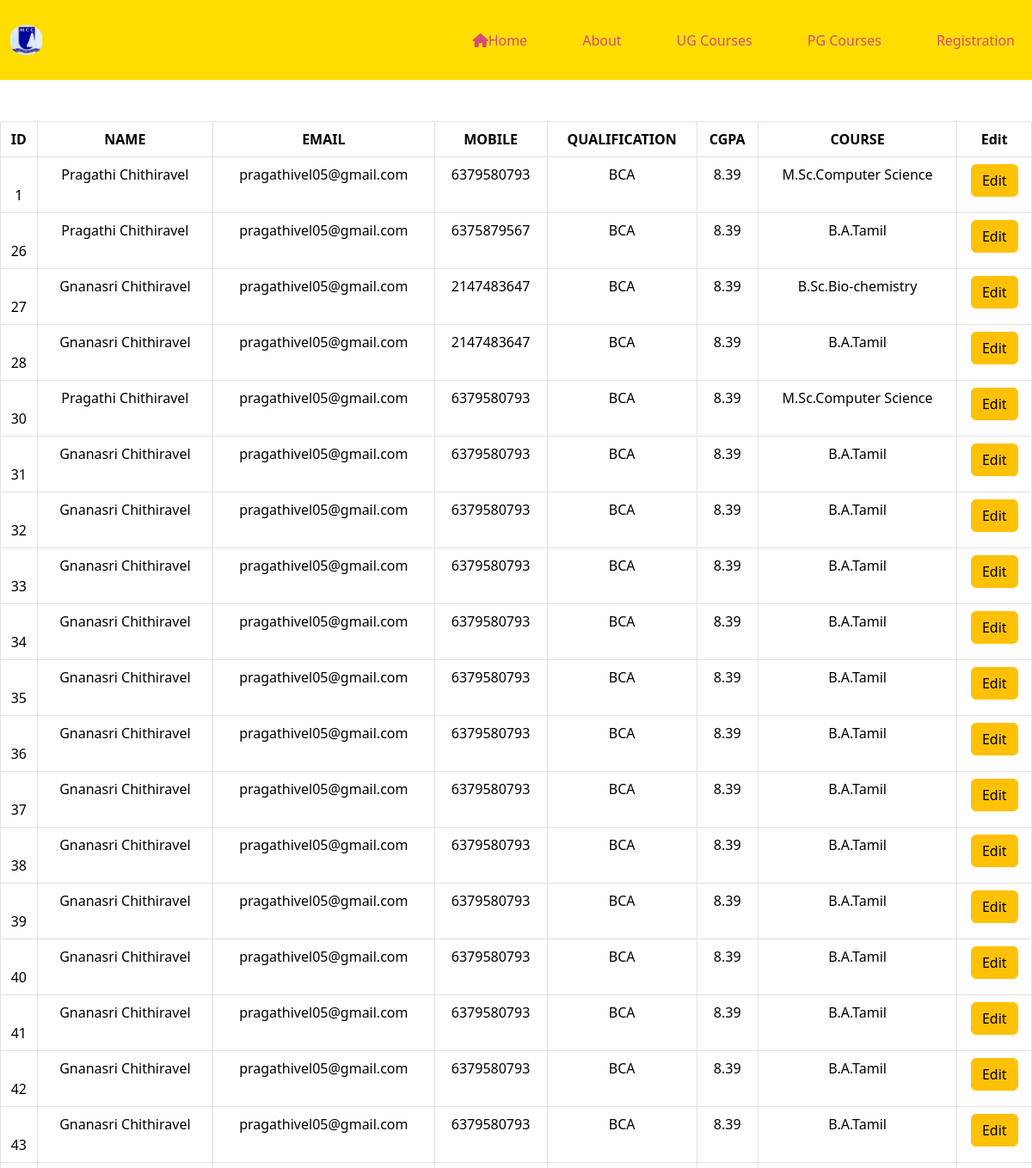
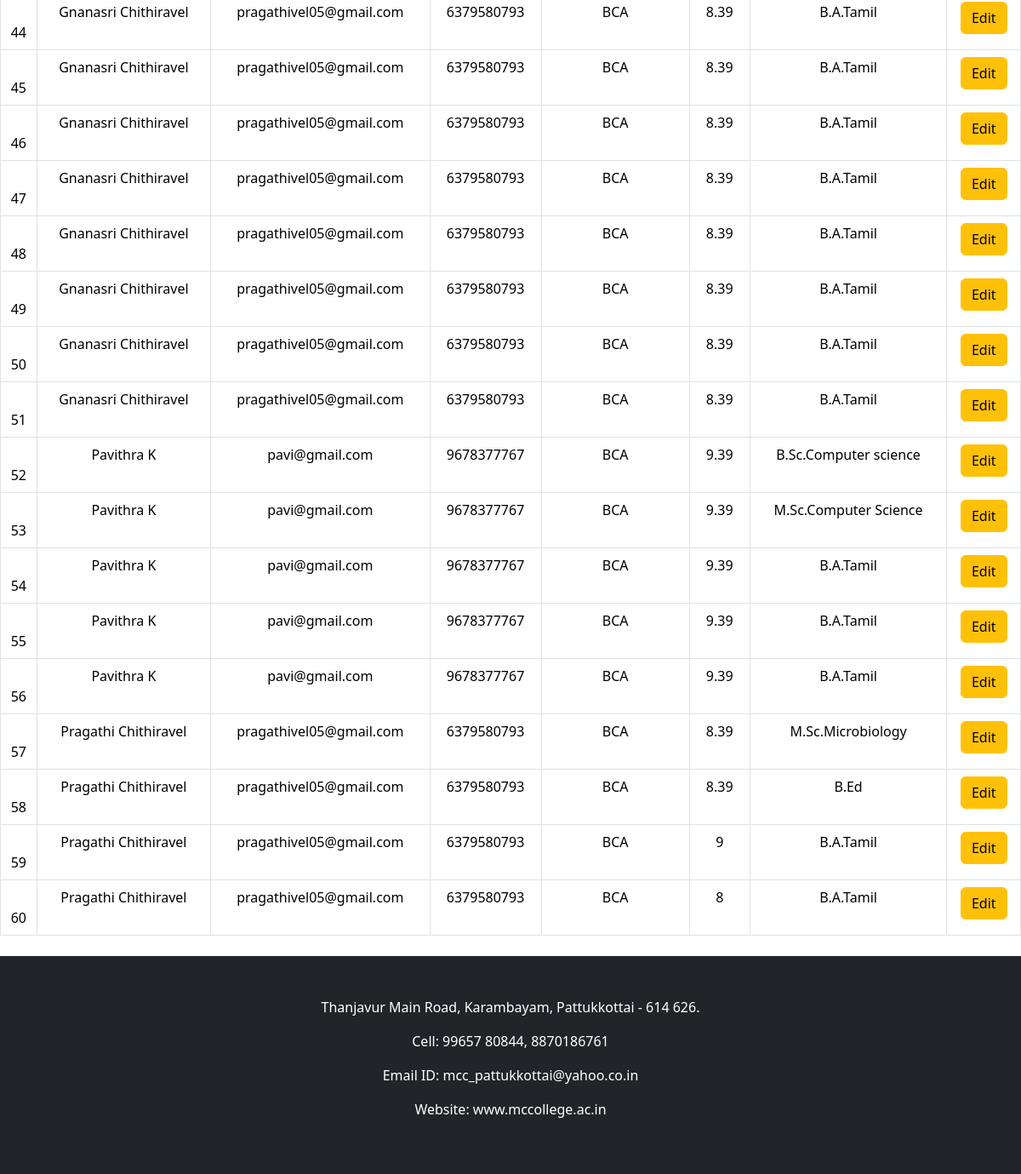
The app's page /User_update.php with its own data (2 pictures, top to bottom).
### tables this page shows
CREATE TABLE `users` (
  `id` int(11) NOT NULL,
  `Name` varchar(50) DEFAULT NULL,
  `Email` varchar(100) DEFAULT NULL,
  `Mobile` varchar(20) DEFAULT NULL,
  `Qualification` varchar(100) DEFAULT NULL,
  `CGPA` varchar(50) DEFAULT NULL,
  `Courses` varchar(100) DEFAULT NULL
);

### User_update.php (the view, shortened to what this page needs)
<!DOCTYPE html>
<html lang="en">
<head>
    <link href="https://cdn.jsdelivr.net/npm/bootstrap@5.3.8/dist/css/bootstrap.min.css" rel="stylesheet">
</head>
<body>
<?php
include 'header.php';
include 'db.php';
$sql = "SELECT * FROM users";
$result = $connect->query($sql);
if($result->num_rows > 0){
?>
    <table class="table table-bordered border-collapse mt-5 ">
        <tr class="text-center">
            <th>ID</th>
            <th>NAME</th>
            <th>EMAIL</th>
            <th>MOBILE</th>
            <th>QUALIFICATION</th>
            <th>CGPA</th>
            <th>COURSE</th>
            <th>Edit</th>
        </tr>
        <?php
        while($row = $result->fetch_assoc()){
            ?>
        <tr class="text-center">
            <td><?php echo "<br>".$row["id"]."<br>";?></td>
            <td><?php echo $row["Name"]."<br>"; ?></td>
            <td><?php echo $row["Email"]."<br>"; ?></td>
            <td><?php echo $row["Mobile"]."<br>"; ?></td>
            <td><?php echo $row["Qualification"]."<br>"; ?></td>
            <td><?php echo $row["CGPA"]."<br>"; ?></td>
            <td><?php echo $row["Courses"]."<br>"; ?></td>
            <td><a href="Register-form.php?id=<?php echo $row['id'] ?? ''; ?>"
            class="btn btn-warning" type="submit">Edit</a></td>
        </tr>
        <?php
           }
        ?>
    </table>
<?php
}
require 'footer.php';
?>
</body>
</html>

### header.php (shortened to what this page needs)
<!DOCTYPE html>
<html lang="en">
<head>
    <link href="https://cdn.jsdelivr.net/npm/bootstrap@5.3.8/dist/css/bootstrap.min.css" rel="stylesheet">
</head>
<body>
    <header>
        <div class="navbar navbar-expand-md py-4" style="background-color: rgb(255, 221, 0) ;">
         <div class="container-fluid">
            <img class="navbar-brand rounded-pill img-fluid" src="logo.jpg" alt="logo image" style="height:45px"/>
         <nav class="collapse navbar-collapse show text-center " id="menu">
          <ul class="navbar-nav ms-auto gap-5">
                <li class="nav-item ">
                    <a class="nav-link text-nowrap" href="index.php" style="color:rgb(210, 77, 121);"><i class="fas fa-home"></i>Home</a>
                </li>
                <li class="nav-item">
                    <a class="nav-link" href="about.php" target="_blank" style="color:rgb(210, 77, 121);" >About</a>
                </li>
                <li class="nav-item">
                    <a class="nav-link text-nowrap" href="UG-courses.php" target="_blank" style="color:rgb(210, 77, 121);">UG Courses</a>
                </li>
                <li class="nav-item">
                    <a class="nav-link text-nowrap" href="PG-courses.php" target="_blank" style="color:rgb(210, 77, 121);" >PG Courses</a>
                </li>
                <li class="nav-item ">
               <a class="nav-link" href="Register-form.php" target="_blank" style="color:rgb(210, 77, 121);">Registration</a>
                </li>
            </ul>
        </nav>
            </div>
            </div>
    </header>
</body>
</html>

### footer.php (shortened to what this page needs)
<!DOCTYPE html>
<html lang="en">
<head>
    <link href="https://cdn.jsdelivr.net/npm/bootstrap@5.3.8/dist/css/bootstrap.min.css" rel="stylesheet">
</head>
<body>
    <footer class="container-fluid text-bg-dark mt-4">
        <div class="p-5 text-center ">
        <p>Thanjavur Main Road, Karambayam, Pattukkottai - 614 626.</p>
        <p>Cell: 99657 80844, 8870186761</p>
        <p>Email ID: <a class="text-white text-decoration-none" href="#">
             mcc_pattukkottai@yahoo.co.in</a>
            </p>
        <p>Website: <a class="text-white text-decoration-none" href="#">
            www.mccollege.ac.in</a></p>
        </div>
    </footer>
</body>
</html>

### records on screen
users: id "1", Name "Pragathi Chithiravel", Email "pragathivel05@gmail.com", Mobile "6379580793", Qualification "BCA", CGPA "8.39", Courses "M.Sc.Computer Science"
users: id "26", Name "Pragathi Chithiravel", Email "pragathivel05@gmail.com", Mobile "6375879567", Qualification "BCA", CGPA "8.39", Courses "B.A.Tamil"
users: id "27", Name "Gnanasri Chithiravel", Email "pragathivel05@gmail.com", Mobile "2147483647", Qualification "BCA", CGPA "8.39", Courses "B.Sc.Bio-chemistry"
users: id "28", Name "Gnanasri Chithiravel", Email "pragathivel05@gmail.com", Mobile "2147483647", Qualification "BCA", CGPA "8.39", Courses "B.A.Tamil"
users: id "30", Name "Pragathi Chithiravel", Email "pragathivel05@gmail.com", Mobile "6379580793", Qualification "BCA", CGPA "8.39", Courses "M.Sc.Computer Science"
users: id "31", Name "Gnanasri Chithiravel", Email "pragathivel05@gmail.com", Mobile "6379580793", Qualification "BCA", CGPA "8.39", Courses "B.A.Tamil"
users: id "32", Name "Gnanasri Chithiravel", Email "pragathivel05@gmail.com", Mobile "6379580793", Qualification "BCA", CGPA "8.39", Courses "B.A.Tamil"
users: id "33", Name "Gnanasri Chithiravel", Email "pragathivel05@gmail.com", Mobile "6379580793", Qualification "BCA", CGPA "8.39", Courses "B.A.Tamil"
users: id "34", Name "Gnanasri Chithiravel", Email "pragathivel05@gmail.com", Mobile "6379580793", Qualification "BCA", CGPA "8.39", Courses "B.A.Tamil"
users: id "35", Name "Gnanasri Chithiravel", Email "pragathivel05@gmail.com", Mobile "6379580793", Qualification "BCA", CGPA "8.39", Courses "B.A.Tamil"
users: id "36", Name "Gnanasri Chithiravel", Email "pragathivel05@gmail.com", Mobile "6379580793", Qualification "BCA", CGPA "8.39", Courses "B.A.Tamil"
users: id "37", Name "Gnanasri Chithiravel", Email "pragathivel05@gmail.com", Mobile "6379580793", Qualification "BCA", CGPA "8.39", Courses "B.A.Tamil"
users: id "38", Name "Gnanasri Chithiravel", Email "pragathivel05@gmail.com", Mobile "6379580793", Qualification "BCA", CGPA "8.39", Courses "B.A.Tamil"
users: id "39", Name "Gnanasri Chithiravel", Email "pragathivel05@gmail.com", Mobile "6379580793", Qualification "BCA", CGPA "8.39", Courses "B.A.Tamil"
users: id "40", Name "Gnanasri Chithiravel", Email "pragathivel05@gmail.com", Mobile "6379580793", Qualification "BCA", CGPA "8.39", Courses "B.A.Tamil"
users: id "41", Name "Gnanasri Chithiravel", Email "pragathivel05@gmail.com", Mobile "6379580793", Qualification "BCA", CGPA "8.39", Courses "B.A.Tamil"
users: id "42", Name "Gnanasri Chithiravel", Email "pragathivel05@gmail.com", Mobile "6379580793", Qualification "BCA", CGPA "8.39", Courses "B.A.Tamil"
users: id "43", Name "Gnanasri Chithiravel", Email "pragathivel05@gmail.com", Mobile "6379580793", Qualification "BCA", CGPA "8.39", Courses "B.A.Tamil"
users: id "44", Name "Gnanasri Chithiravel", Email "pragathivel05@gmail.com", Mobile "6379580793", Qualification "BCA", CGPA "8.39", Courses "B.A.Tamil"
users: id "45", Name "Gnanasri Chithiravel", Email "pragathivel05@gmail.com", Mobile "6379580793", Qualification "BCA", CGPA "8.39", Courses "B.A.Tamil"
users: id "46", Name "Gnanasri Chithiravel", Email "pragathivel05@gmail.com", Mobile "6379580793", Qualification "BCA", CGPA "8.39", Courses "B.A.Tamil"
users: id "47", Name "Gnanasri Chithiravel", Email "pragathivel05@gmail.com", Mobile "6379580793", Qualification "BCA", CGPA "8.39", Courses "B.A.Tamil"
users: id "48", Name "Gnanasri Chithiravel", Email "pragathivel05@gmail.com", Mobile "6379580793", Qualification "BCA", CGPA "8.39", Courses "B.A.Tamil"
users: id "49", Name "Gnanasri Chithiravel", Email "pragathivel05@gmail.com", Mobile "6379580793", Qualification "BCA", CGPA "8.39", Courses "B.A.Tamil"
users: id "50", Name "Gnanasri Chithiravel", Email "pragathivel05@gmail.com", Mobile "6379580793", Qualification "BCA", CGPA "8.39", Courses "B.A.Tamil"
users: id "51", Name "Gnanasri Chithiravel", Email "pragathivel05@gmail.com", Mobile "6379580793", Qualification "BCA", CGPA "8.39", Courses "B.A.Tamil"
users: id "52", Name "Pavithra K", Email "pavi@gmail.com", Mobile "9678377767", Qualification "BCA", CGPA "9.39", Courses "B.Sc.Computer science"
users: id "53", Name "Pavithra K", Email "pavi@gmail.com", Mobile "9678377767", Qualification "BCA", CGPA "9.39", Courses "M.Sc.Computer Science"
users: id "54", Name "Pavithra K", Email "pavi@gmail.com", Mobile "9678377767", Qualification "BCA", CGPA "9.39", Courses "B.A.Tamil"
users: id "55", Name "Pavithra K", Email "pavi@gmail.com", Mobile "9678377767", Qualification "BCA", CGPA "9.39", Courses "B.A.Tamil"
users: id "56", Name "Pavithra K", Email "pavi@gmail.com", Mobile "9678377767", Qualification "BCA", CGPA "9.39", Courses "B.A.Tamil"
users: id "57", Name "Pragathi Chithiravel", Email "pragathivel05@gmail.com", Mobile "6379580793", Qualification "BCA", CGPA "8.39", Courses "M.Sc.Microbiology"
users: id "58", Name "Pragathi Chithiravel", Email "pragathivel05@gmail.com", Mobile "6379580793", Qualification "BCA", CGPA "8.39", Courses "B.Ed"
users: id "59", Name "Pragathi Chithiravel", Email "pragathivel05@gmail.com", Mobile "6379580793", Qualification "BCA", CGPA "9", Courses "B.A.Tamil"
users: id "60", Name "Pragathi Chithiravel", Email "pragathivel05@gmail.com", Mobile "6379580793", Qualification "BCA", CGPA "8", Courses "B.A.Tamil"
